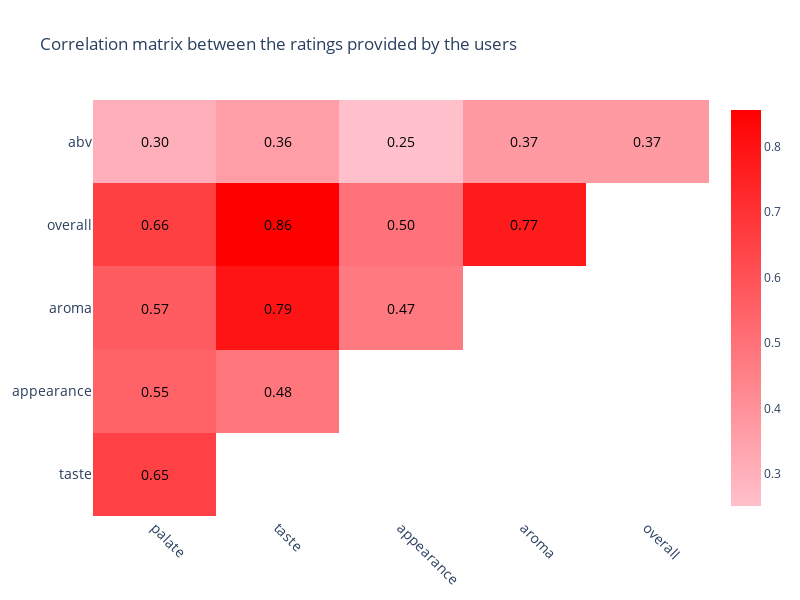

Here is the notebook cell this chart was saved with:
### Markdown cell above
## Preliminary preference analysis
In this section we are going to analyze the preferences of the users of the platform in a general way.
### Correlation between the ratings attributes
Here we are gonna analyze the correlation between the ratings attributes given by the users.

### Code cell
corr = df_ratings_no_text[['palate','taste','appearance','aroma','overall','abv']].corr()
plot_correlation_matrix(df_ratings_no_text[['palate','taste','appearance','aroma','overall','abv']], filename=SAVING_FOLDER + 'correlation_matrix.html', title='Correlation matrix between the ratings provided by the users')

### Figure 1 — Plotly figure (JSON) as saved in the notebook; plotly's stock layout.template omitted (floating-point values rounded to 4 significant figures)
{"data": [{"colorscale": [[0, "pink"], [1, "red"]], "hoverinfo": "text", "showscale": true, "text": ["palate vs taste: 0.65", "palate vs appearance: 0.55", "taste vs appearance: 0.48", "palate vs aroma: 0.57", "taste vs aroma: 0.79", "appearance vs aroma: 0.47", "palate vs overall: 0.66", "taste vs overall: 0.86", "appearance vs overall: 0.50", "aroma vs overall: 0.77", "palate vs abv: 0.30", "taste vs abv: 0.36", "appearance vs abv: 0.25", "aroma vs abv: 0.37", "overall vs abv: 0.37"], "type": "heatmap", "x": ["palate", "palate", "taste", "palate", "taste", "appearance", "palate", "taste", "appearance", "aroma", "palate", "taste", "appearance", "aroma", "overall"], "y": ["taste", "appearance", "appearance", "aroma", "aroma", "aroma", "overall", "overall", "overall", "overall", "abv", "abv", "abv", "abv", "abv"], "z": [0.6542, 0.5483, 0.4834, 0.5651, 0.7935, 0.4749, 0.6559, 0.8563, 0.4962, 0.7734, 0.3045, 0.3579, 0.251, 0.372, 0.3705], "zmax": 0.8563, "zmin": 0.251}], "layout": {"annotations": [{"font": {"color": "black", "size": 14}, "showarrow": false, "text": "0.65", "x": "palate", "y": "taste"}, {"font": {"color": "black", "size": 14}, "showarrow": false, "text": "0.55", "x": "palate", "y": "appearance"}, {"font": {"color": "black", "size": 14}, "showarrow": false, "text": "0.48", "x": "taste", "y": "appearance"}, {"font": {"color": "black", "size": 14}, "showarrow": false, "text": "0.57", "x": "palate", "y": "aroma"}, {"font": {"color": "black", "size": 14}, "showarrow": false, "text": "0.79", "x": "taste", "y": "aroma"}, {"font": {"color": "black", "size": 14}, "showarrow": false, "text": "0.47", "x": "appearance", "y": "aroma"}, {"font": {"color": "black", "size": 14}, "showarrow": false, "text": "0.66", "x": "palate", "y": "overall"}, {"font": {"color": "black", "size": 14}, "showarrow": false, "text": "0.86", "x": "taste", "y": "overall"}, {"font": {"color": "black", "size": 14}, "showarrow": false, "text": "0.50", "x": "appearance", "y": "overall"}, {"font": {"color": "black", "size": 14}, "showarrow": false, "text": "0.77", "x": "aroma", "y": "overall"}, {"font": {"color": "black", "size": 14}, "showarrow": false, "text": "0.30", "x": "palate", "y": "abv"}, {"font": {"color": "black", "size": 14}, "showarrow": false, "text": "0.36", "x": "taste", "y": "abv"}, {"font": {"color": "black", "size": 14}, "showarrow": false, "text": "0.25", "x": "appearance", "y": "abv"}, {"font": {"color": "black", "size": 14}, "showarrow": false, "text": "0.37", "x": "aroma", "y": "abv"}, {"font": {"color": "black", "size": 14}, "showarrow": false, "text": "0.37", "x": "overall", "y": "abv"}], "autosize": true, "height": 600, "paper_bgcolor": "white", "plot_bgcolor": "white", "title": {"text": "Correlation matrix between the ratings provided by the users"}, "width": 800, "xaxis": {"tickangle": 45, "tickfont": {"size": 14}}, "yaxis": {"tickfont": {"size": 14}, "tickmode": "linear"}}}
